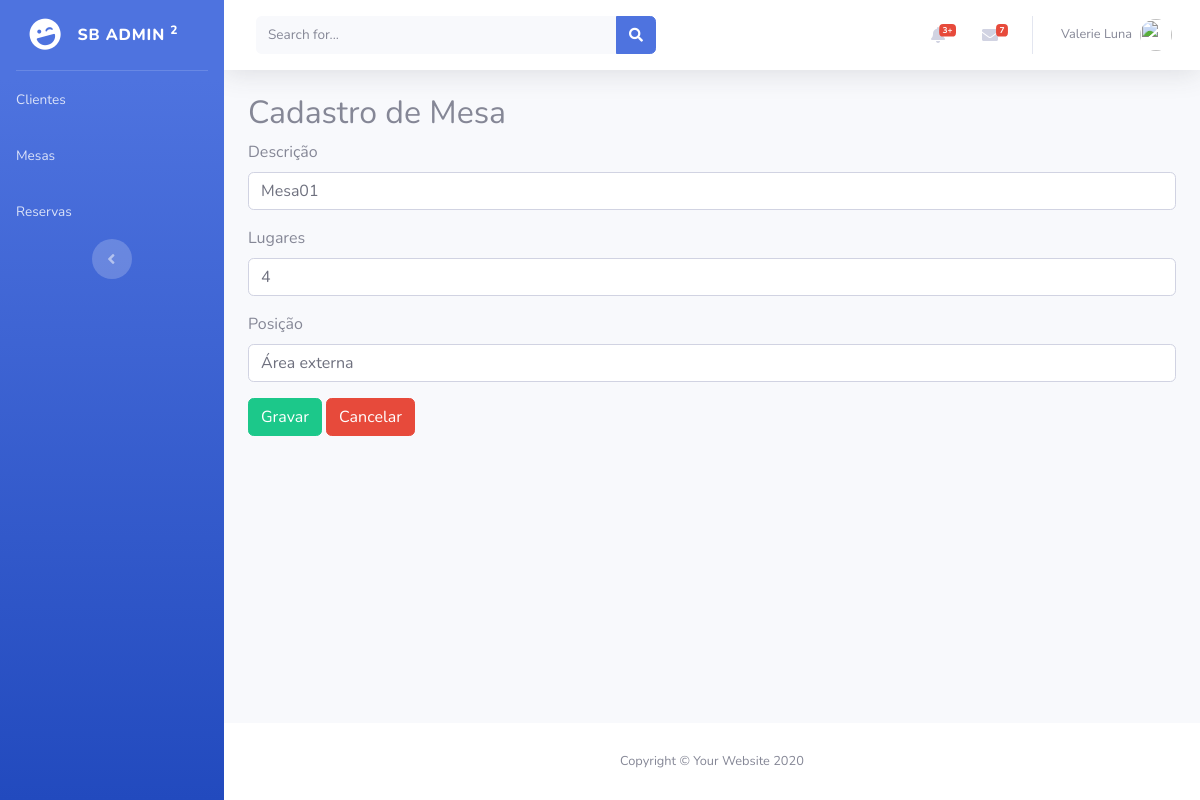
The page /views/cadastroMesa.php?id=1 (signed in) on the database its author committed.
### tables this page shows
CREATE TABLE `mesa` (
  `id` int(11) NOT NULL,
  `descricao` varchar(50) NOT NULL,
  `lugares` int(11) NOT NULL,
  `posicao` varchar(100) NOT NULL
);

### app/controller/Conexao.php (called while the page is built, shortened)
<?php
class Conexao{
    private static $instance;
    public static function getInstance(){
        if (self::$instance == null){
            self::$instance = new \PDO("mysql:host=localhost;dbname=pw2_2020",
                "phpmyadmin", "123456");
            self::$instance->setAttribute(\PDO::ATTR_ERRMODE,
                \PDO::ERRMODE_EXCEPTION);
        }
        return self::$instance;
    }
}

### app/controller/MesaController.php (called while the page is built, shortened)
<?php
include_once "Conexao.php";
class MesaController{
    private static $instance;
    private $conexao;
    private function __construct(){
        $this->conexao = Conexao::getInstance();
    }
    public static function getInstance(){
        if (self::$instance == null){
            self::$instance = new MesaController();
        }
        return self::$instance;
    }
    public function buscarMesa($id){
        $mesa = new Mesa();
        $sql = "SELECT * FROM mesa WHERE id = :id";
        $p_sql = $this->conexao->prepare($sql);
        $p_sql->bindValue(":id", $id);
        $p_sql->execute();
        $retornoSQL = $p_sql->fetchAll(\PDO::FETCH_ASSOC);
        foreach ($retornoSQL as $row){
            $mesa = $this->preencherDados($row);
        }
        return $mesa;
    }
    private function preencherDados($row){
        $mesa = new Mesa();
        $mesa->setId($row['id']);
        $mesa->setDescricao($row['descricao']);
        $mesa->setLugares($row['lugares']);
        $mesa->setPosicao($row['posicao']);
        return $mesa;
    }
}

### app/model/Mesa.php (called while the page is built, shortened)
<?php
class Mesa{
    private $descricao;
    private $lugares;
    private $posicao;
    public function getDescricao()
    {
        return $this->descricao;
    }
    public function setDescricao($descricao)
    {
        $this->descricao = $descricao;
    }
    public function getLugares()
    {
        return $this->lugares;
    }
    public function setLugares($lugares)
    {
        $this->lugares = $lugares;
    }
    public function getPosicao()
    {
        return $this->posicao;
    }
    public function setPosicao($posicao)
    {
        $this->posicao = $posicao;
    }
}

### views/cadastroMesa.php (the view, shortened to what this page needs)
<?php
include_once "../app/model/Mesa.php";
include_once "../app/controller/MesaController.php";
$mesa = new \model\Mesa();
if (isset($_GET['id'])){
    $mesa = \controller\MesaController::getInstance()->buscarMesa($_GET['id']);
}
?>
<!DOCTYPE html>
<html lang="en">
<head>
    <link href="../vendor/fontawesome-free/css/all.min.css" rel="stylesheet" type="text/css">
    <link href="../css/sb-admin-2.min.css" rel="stylesheet">
</head>
<body id="page-top">
<div id="wrapper">
    <ul class="navbar-nav bg-gradient-primary sidebar sidebar-dark accordion" id="accordionSidebar">
        <a class="sidebar-brand d-flex align-items-center justify-content-center" href="index.html">
            <div class="sidebar-brand-icon rotate-n-15">
                <i class="fas fa-laugh-wink"></i>
            </div>
            <div class="sidebar-brand-text mx-3">SB Admin <sup>2</sup></div>
        </a>
        <hr class="sidebar-divider my-0">
        <?php
        include_once "menu.php";
        ?>
        <div class="text-center d-none d-md-inline">
            <button class="rounded-circle border-0" id="sidebarToggle"></button>
        </div>
    </ul>
    <div id="content-wrapper" class="d-flex flex-column">
        <div id="content">
            <nav class="navbar navbar-expand navbar-light bg-white topbar mb-4 static-top shadow">
                <form class="d-none d-sm-inline-block form-inline mr-auto ml-md-3 my-2 my-md-0 mw-100 navbar-search">
                    <div class="input-group">
                        <input type="text" class="form-control bg-light border-0 small" placeholder="Search for..." aria-label="Search" aria-describedby="basic-addon2">
                        <div class="input-group-append">
                            <button class="btn btn-primary" type="button">
                                <i class="fas fa-search fa-sm"></i>
                            </button>
                        </div>
                    </div>
                </form>
                <ul class="navbar-nav ml-auto">
                    <li class="nav-item dropdown no-arrow mx-1">
                        <a class="nav-link dropdown-toggle" href="#" id="alertsDropdown" role="button" data-toggle="dropdown" aria-haspopup="true" aria-expanded="false">
                            <i class="fas fa-bell fa-fw"></i>
                            <span class="badge badge-danger badge-counter">3+</span>
                        </a>
                    </li>
                    <li class="nav-item dropdown no-arrow mx-1">
                        <a class="nav-link dropdown-toggle" href="#" id="messagesDropdown" role="button" data-toggle="dropdown" aria-haspopup="true" aria-expanded="false">
                            <i class="fas fa-envelope fa-fw"></i>
                            <span class="badge badge-danger badge-counter">7</span>
                        </a>
                    </li>
                    <li class="nav-item dropdown no-arrow">
                        <a class="nav-link dropdown-toggle" href="#" id="userDropdown" role="button" data-toggle="dropdown" aria-haspopup="true" aria-expanded="false">
                            <span class="mr-2 d-none d-lg-inline text-gray-600 small">Valerie Luna</span>
                            <img class="img-profile rounded-circle" src="https://source.unsplash.com/QAB-WJcbgJk/60x60">
                        </a>
                    </li>
                </ul>
            </nav>
            <div class="container-fluid">
                <h2>Cadastro de Mesa</h2>
                <form action="#" method="post">
                    <div class="form-group">
                        <label for="descricao">Descrição</label>
                        <input type="text" name="descricao" id="" class="form-control" value="<?php echo $mesa->getDescricao();?>">
                    </div>
                    <div class="form-group">
                        <label for="lugares">Lugares</label>
                        <input type="number" name="lugares" id="" class="form-control" value="<?php echo $mesa->getLugares();?>">
                    </div>
                    <div class="form-group">
                        <label for="posicao">Posição</label>
                        <input type="text" name="posicao" id="" class="form-control" value="<?php echo $mesa->getPosicao();?>">
                    </div>
                    <div class="form-group">
                        <button class="btn btn-success" type="submit" name="gravar">Gravar</button>
                        <a href="listaMesas.php" class="btn btn-danger">Cancelar</a>
                    </div>
                </form>
            </div>
        </div>
        <footer class="sticky-footer bg-white">
            <div class="container my-auto">
                <div class="copyright text-center my-auto">
                    <span>Copyright &copy; Your Website 2020</span>
                </div>
            </div>
        </footer>
    </div>
</div>
</body>
</html>

### rows shown on the page
mesa: descricao "Mesa01", lugares "4", posicao "Área externa"
